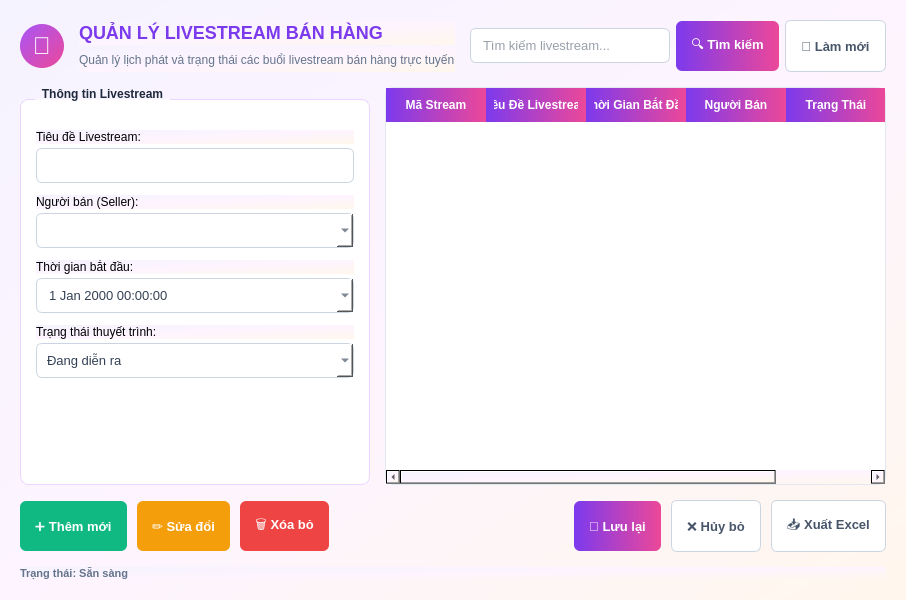
<?xml version="1.0" encoding="UTF-8"?>
<ui version="4.0">
 <class>LivestreamWidget</class>
 <widget class="QWidget" name="LivestreamWidget">
  <property name="geometry">
   <rect>
    <x>0</x>
    <y>0</y>
    <width>900</width>
    <height>600</height>
   </rect>
  </property>
  <property name="windowTitle">
   <string>Quản lý Livestream</string>
  </property>
  <property name="styleSheet">
   <string notr="true">
    QWidget {
        background: qlineargradient(spread:pad, x1:0, y1:0, x2:1, y2:1, stop:0 #f5f3ff, stop:0.5 #fdf4ff, stop:1 #fff7ed);
        font-family: &quot;Segoe UI&quot;;
    }
    QLabel#lblTitle {
        font-size: 18px;
        font-weight: bold;
        color: #7c3aed;
    }
    QLabel#lblSubtitle {
        color: #64748b;
        font-size: 12px;
    }
    QGroupBox {
        font-weight: bold;
        color: #1e293b;
        border: 1px solid #e9d5ff;
        border-radius: 8px;
        margin-top: 12px;
        padding-top: 15px;
        background-color: #ffffff;
    }
    QGroupBox::title {
        subcontrol-origin: margin;
        subcontrol-position: top left;
        left: 15px;
        padding: 0 5px;
    }
    QLineEdit, QComboBox, QDateTimeEdit {
        border: 1px solid #cbd5e1;
        border-radius: 6px;
        padding: 8px 10px;
        font-size: 13px;
        color: #334155;
        background-color: #ffffff;
    }
    QLineEdit:focus, QComboBox:focus, QDateTimeEdit:focus {
        border: 2px solid #a855f7;
    }
    QPushButton {
        border-radius: 6px;
        font-weight: 500;
        font-size: 13px;
        padding: 8px 15px;
        height: 34px;
    }
    QPushButton#btnSearch, QPushButton#btnLuu {
        background: qlineargradient(spread:pad, x1:0, y1:0, x2:1, y2:0, stop:0 #7c3aed, stop:1 #ec4899);
        color: #ffffff;
        border: none;
    }
    QPushButton#btnSearch:hover, QPushButton#btnLuu:hover {
        background: qlineargradient(spread:pad, x1:0, y1:0, x2:1, y2:0, stop:0 #6d28d9, stop:1 #db2777);
    }
    QPushButton#btnThem {
        background-color: #10b981;
        color: #ffffff;
        border: none;
    }
    QPushButton#btnThem:hover {
        background-color: #059669;
    }
    QPushButton#btnSua {
        background-color: #f59e0b;
        color: #ffffff;
        border: none;
    }
    QPushButton#btnSua:hover {
        background-color: #d97706;
    }
    QPushButton#btnXoa {
        background-color: #ef4444;
        color: #ffffff;
        border: none;
    }
    QPushButton#btnXoa:hover {
        background-color: #dc2626;
    }
    QPushButton#btnRefresh, QPushButton#btnHuy, QPushButton#btnXuatExcel {
        background-color: #ffffff;
        border: 1px solid #cbd5e1;
        color: #475569;
    }
    QPushButton#btnRefresh:hover, QPushButton#btnHuy:hover, QPushButton#btnXuatExcel:hover {
        background-color: #f1f5f9;
        color: #1e293b;
    }
    QTableWidget {
        background-color: #ffffff;
        border: 1px solid #e2e8f0;
        border-radius: 8px;
        gridline-color: #f1f5f9;
    }
    QHeaderView::section {
        background: qlineargradient(spread:pad, x1:0, y1:0, x2:1, y2:0, stop:0 #7c3aed, stop:1 #ec4899);
        color: #ffffff;
        font-weight: bold;
        font-size: 12px;
        border: none;
        padding: 8px;
    }
    QTableWidget::item:selected {
        background-color: #f3e8ff;
        color: #7c3aed;
    }
   </string>
  </property>
  <layout class="QVBoxLayout" name="verticalLayout_main">
   <property name="spacing">
    <number>15</number>
   </property>
   <property name="leftMargin">
    <number>20</number>
   </property>
   <property name="topMargin">
    <number>20</number>
   </property>
   <property name="rightMargin">
    <number>20</number>
   </property>
   <property name="bottomMargin">
    <number>20</number>
   </property>
   <item>
    <layout class="QHBoxLayout" name="layoutHeader">
     <item>
      <widget class="QLabel" name="lblIconBadge">
       <property name="minimumSize">
        <size>
         <width>44</width>
         <height>44</height>
        </size>
       </property>
       <property name="maximumSize">
        <size>
         <width>44</width>
         <height>44</height>
        </size>
       </property>
       <property name="font">
        <font>
         <pointsize>18</pointsize>
        </font>
       </property>
       <property name="alignment">
        <set>Qt::AlignCenter</set>
       </property>
       <property name="text">
        <string>🎥</string>
       </property>
       <property name="styleSheet">
        <string notr="true">
         #lblIconBadge {
             background: qlineargradient(spread:pad, x1:0, y1:0, x2:1, y2:1, stop:0 #a855f7, stop:1 #ec4899);
             border-radius: 22px;
             color: #ffffff;
         }
        </string>
       </property>
      </widget>
     </item>
     <item>
      <layout class="QVBoxLayout" name="verticalLayout_title">
       <property name="spacing">
        <number>2</number>
       </property>
       <item>
        <widget class="QLabel" name="lblTitle">
         <property name="text">
          <string>QUẢN LÝ LIVESTREAM BÁN HÀNG</string>
         </property>
        </widget>
       </item>
       <item>
        <widget class="QLabel" name="lblSubtitle">
         <property name="text">
          <string>Quản lý lịch phát và trạng thái các buổi livestream bán hàng trực tuyến</string>
         </property>
        </widget>
       </item>
      </layout>
     </item>
     <item>
      <spacer name="horizontalSpacer_header">
       <property name="orientation">
        <enum>Qt::Horizontal</enum>
       </property>
       <property name="sizeType">
        <enum>QSizePolicy::Expanding</enum>
       </property>
       <property name="sizeHint" stdset="0">
        <size>
         <width>40</width>
         <height>20</height>
        </size>
       </property>
      </spacer>
     </item>
     <item>
      <layout class="QHBoxLayout" name="layoutSearch">
       <property name="spacing">
        <number>6</number>
       </property>
       <item>
        <widget class="QLineEdit" name="txtSearch">
         <property name="minimumSize">
          <size>
           <width>200</width>
           <height>0</height>
          </size>
         </property>
         <property name="placeholderText">
          <string>Tìm kiếm livestream...</string>
         </property>
        </widget>
       </item>
       <item>
        <widget class="QPushButton" name="btnSearch">
         <property name="text">
          <string>🔍 Tìm kiếm</string>
         </property>
        </widget>
       </item>
       <item>
        <widget class="QPushButton" name="btnRefresh">
         <property name="text">
          <string>🔄 Làm mới</string>
         </property>
        </widget>
       </item>
      </layout>
     </item>
    </layout>
   </item>
   <item>
    <layout class="QHBoxLayout" name="layoutBody">
     <property name="spacing">
      <number>15</number>
     </property>
     <item>
      <widget class="QGroupBox" name="grpLivestreamForm">
       <property name="minimumSize">
        <size>
         <width>320</width>
         <height>0</height>
        </size>
       </property>
       <property name="maximumSize">
        <size>
         <width>350</width>
         <height>16777215</height>
        </size>
       </property>
       <property name="title">
        <string>Thông tin Livestream</string>
       </property>
       <layout class="QVBoxLayout" name="verticalLayout_form">
        <property name="spacing">
         <number>12</number>
        </property>
        <property name="leftMargin">
         <number>15</number>
        </property>
        <property name="topMargin">
         <number>15</number>
        </property>
        <property name="rightMargin">
         <number>15</number>
        </property>
        <property name="bottomMargin">
         <number>15</number>
        </property>
        <item>
         <layout class="QVBoxLayout" name="verticalLayout_tieu_de">
          <property name="spacing">
           <number>4</number>
          </property>
          <item>
           <widget class="QLabel" name="lblTieuDe">
            <property name="text">
             <string>Tiêu đề Livestream:</string>
            </property>
           </widget>
          </item>
          <item>
           <widget class="QLineEdit" name="txtTieuDe"/>
          </item>
         </layout>
        </item>
        <item>
         <layout class="QVBoxLayout" name="verticalLayout_nguoi_ban">
          <property name="spacing">
           <number>4</number>
          </property>
          <item>
           <widget class="QLabel" name="lblNguoiBan">
            <property name="text">
             <string>Người bán (Seller):</string>
            </property>
           </widget>
          </item>
          <item>
           <widget class="QComboBox" name="cbNguoiBan"/>
          </item>
         </layout>
        </item>
        <item>
         <layout class="QVBoxLayout" name="verticalLayout_ngay_khai_mac">
          <property name="spacing">
           <number>4</number>
          </property>
          <item>
           <widget class="QLabel" name="lblNgayKhaiMac">
            <property name="text">
             <string>Thời gian bắt đầu:</string>
            </property>
           </widget>
          </item>
          <item>
           <widget class="QDateTimeEdit" name="dateNgayKhaiMac">
            <property name="calendarPopup">
             <bool>true</bool>
            </property>
           </widget>
          </item>
         </layout>
        </item>
        <item>
         <layout class="QVBoxLayout" name="verticalLayout_trang_thai">
          <property name="spacing">
           <number>4</number>
          </property>
          <item>
           <widget class="QLabel" name="lblTrangThai">
            <property name="text">
             <string>Trạng thái thuyết trình:</string>
            </property>
           </widget>
          </item>
          <item>
           <widget class="QComboBox" name="cbTrangThai">
            <item>
             <property name="text">
              <string>Đang diễn ra</string>
             </property>
            </item>
            <item>
             <property name="text">
              <string>Sắp diễn ra</string>
             </property>
            </item>
            <item>
             <property name="text">
              <string>Đã kết thúc</string>
             </property>
            </item>
           </widget>
          </item>
         </layout>
        </item>
        <item>
         <spacer name="verticalSpacer_form">
          <property name="orientation">
           <enum>Qt::Vertical</enum>
          </property>
          <property name="sizeType">
           <enum>QSizePolicy::Expanding</enum>
          </property>
          <property name="sizeHint" stdset="0">
           <size>
            <width>20</width>
            <height>40</height>
           </size>
          </property>
         </spacer>
        </item>
       </layout>
      </widget>
     </item>
     <item>
      <widget class="QTableWidget" name="tblLivestream">
       <column>
        <property name="text">
         <string>Mã Stream</string>
        </property>
       </column>
       <column>
        <property name="text">
         <string>Tiêu Đề Livestream</string>
        </property>
       </column>
       <column>
        <property name="text">
         <string>Thời Gian Bắt Đầu</string>
        </property>
       </column>
       <column>
        <property name="text">
         <string>Người Bán</string>
        </property>
       </column>
       <column>
        <property name="text">
         <string>Trạng Thái</string>
        </property>
       </column>
      </widget>
     </item>
    </layout>
   </item>
   <item>
    <layout class="QHBoxLayout" name="layoutActions">
     <property name="spacing">
      <number>10</number>
     </property>
     <item>
      <widget class="QPushButton" name="btnThem">
       <property name="text">
        <string>➕ Thêm mới</string>
       </property>
      </widget>
     </item>
     <item>
      <widget class="QPushButton" name="btnSua">
       <property name="text">
        <string>✏️ Sửa đổi</string>
       </property>
      </widget>
     </item>
     <item>
      <widget class="QPushButton" name="btnXoa">
       <property name="text">
        <string>🗑️ Xóa bỏ</string>
       </property>
      </widget>
     </item>
     <item>
      <spacer name="horizontalSpacer_actions">
       <property name="orientation">
        <enum>Qt::Horizontal</enum>
       </property>
       <property name="sizeType">
        <enum>QSizePolicy::Expanding</enum>
       </property>
       <property name="sizeHint" stdset="0">
        <size>
         <width>40</width>
         <height>20</height>
        </size>
       </property>
      </spacer>
     </item>
     <item>
      <widget class="QPushButton" name="btnLuu">
       <property name="text">
        <string>💾 Lưu lại</string>
       </property>
      </widget>
     </item>
     <item>
      <widget class="QPushButton" name="btnHuy">
       <property name="text">
        <string>❌ Hủy bỏ</string>
       </property>
      </widget>
     </item>
     <item>
      <widget class="QPushButton" name="btnXuatExcel">
       <property name="text">
        <string>📥 Xuất Excel</string>
       </property>
      </widget>
     </item>
    </layout>
   </item>
   <item>
    <widget class="QLabel" name="lblStatus">
     <property name="text">
      <string>Trạng thái: Sẵn sàng</string>
     </property>
     <property name="styleSheet">
      <string notr="true">color: #64748b; font-size: 11px; font-weight: 500;</string>
     </property>
    </widget>
   </item>
  </layout>
 </widget>
 <resources/>
 <connections/>
</ui>
